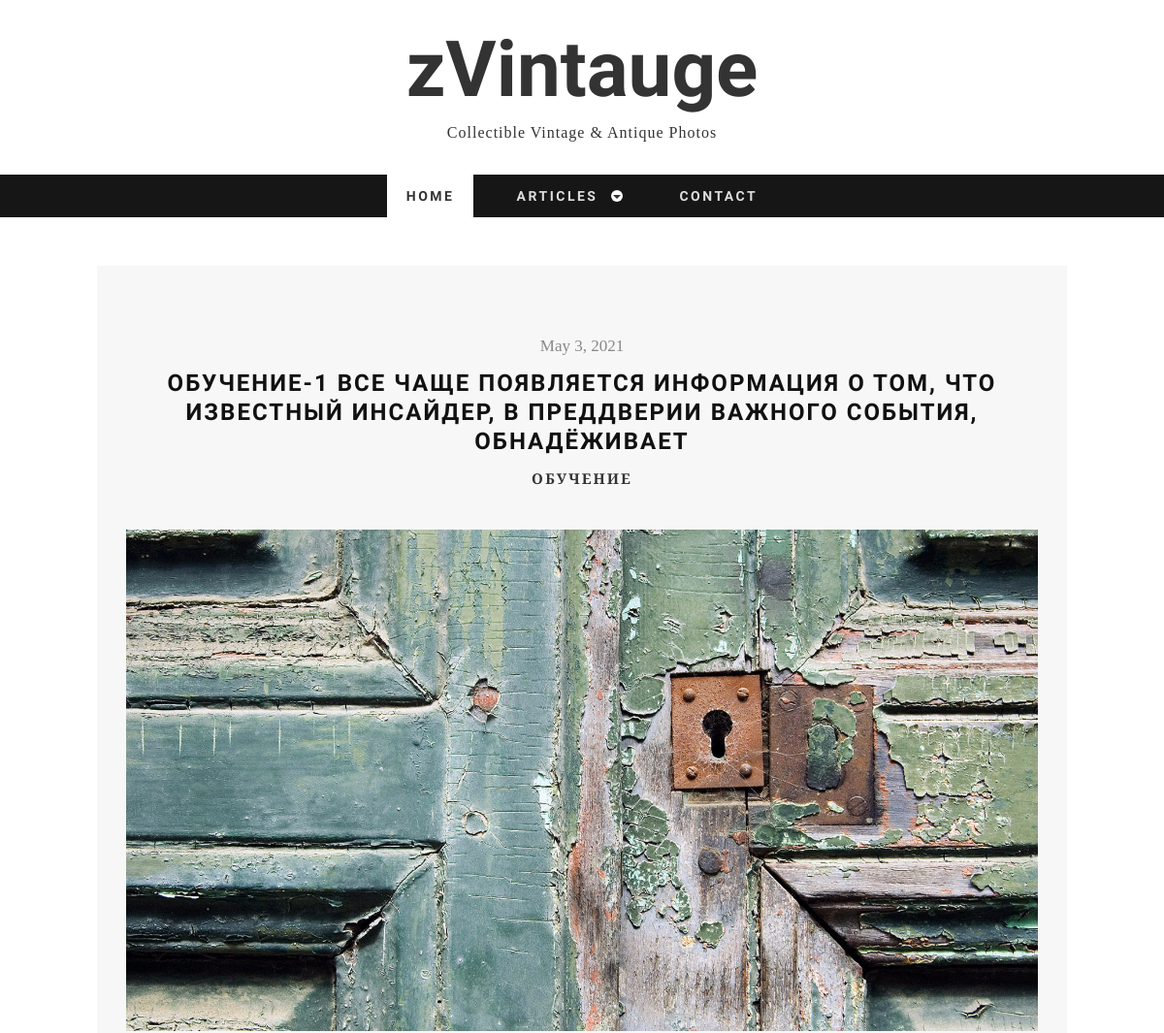
/articles/training/48 (upper part), run on an earlier commit of the app's database.
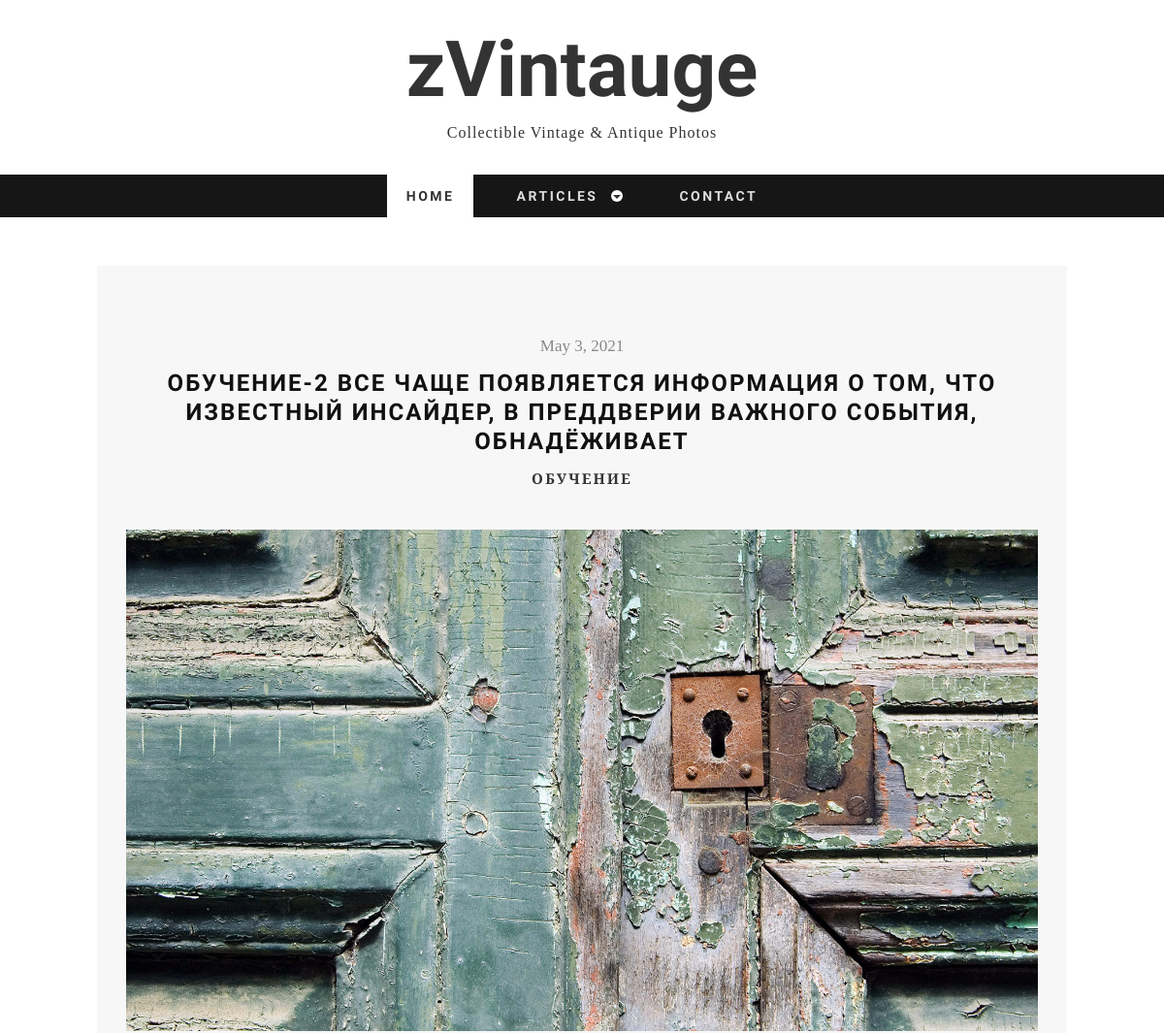
And on a later commit of the database.
### tables this page shows
CREATE TABLE `posts` (
  `ID` int(11) NOT NULL,
  `ACTIVE` tinyint(1) NOT NULL,
  `TITLE` varchar(255) NOT NULL,
  `CODE` varchar(255) NOT NULL,
  `CONTENT` text NOT NULL,
  `CATEGORY_ID` int(11) NOT NULL,
  `AUTHOR_ID` int(11) NOT NULL,
  `DATE` datetime NOT NULL
);

### classes/posts.php (called while the page is built, shortened)
<?php
    require_once $_SERVER["DOCUMENT_ROOT"] . '/classes/DB.php';
    class Posts extends DB
    {
        public static function getPost($id, array $arSelect)
        {
            $select = !empty($arSelect) ? implode(",", $arSelect) : '*';
            $sql = "SELECT {$select} FROM `posts` WHERE ID={$id}";
            $res = self::query($sql);
            return (count($res) == 1) ? $res[0] : false;
        }
    }

### classes/DB.php (called while the page is built, shortened)
<?php
class DB
{
    private static $host = 'localhost';
    private static $database = 'articles';
    private static $user = 'test';
    private static $password = 'test';
    protected static function query($query)
    {
        try {
            $dsn = "mysql:dbname=" . self::$database . ";host=" . self::$host;
            $dbh = new PDO($dsn, self::$user, self::$password);
            $dbh->exec("set names utf8");
            $dbh->setAttribute(PDO::ATTR_ERRMODE, PDO::ERRMODE_EXCEPTION);
        } catch (PDOException $e) {
            die ('Ошибка подключения:' . $e->getMessage());
        }
        $resQuery = [];
        foreach ($dbh->query($query, PDO::FETCH_ASSOC) as $row) {
            $resQuery[] = $row;
        }
        return $resQuery;
    }
}

### controller/init.php (called while the page is built, shortened)
<?php
require_once $_SERVER["DOCUMENT_ROOT"] . '/classes/posts.php';
require_once $_SERVER["DOCUMENT_ROOT"] . '/classes/categories.php';
require_once $_SERVER["DOCUMENT_ROOT"] . '/classes/authors.php';
if (!empty($_REQUEST['idPost'])) {
    $arPost = Posts::getPost($_REQUEST['idPost'], []);
    if ($arPost != false && $arPost['ACTIVE'] == true) {
        $category = Categories::getСategory($arPost['CATEGORY_ID'], ['NAME', 'CODE']);
        $author = Authors::getAuthor($arPost['AUTHOR_ID'], ['NAME']);
        $arPost['CATEGORY_NAME'] = $category['NAME'];
        $arPost['CATEGORY_CODE'] = $category['CODE'];
        $arPost['AUTHOR_NAME'] = $author['NAME'];
    }
}

### classes/categories.php (called while the page is built, shortened)
<?php
require_once $_SERVER["DOCUMENT_ROOT"] . '/classes/DB.php';
class Categories extends DB
{
    public static function getСategory($id, array $arSelect)
    {
        $select = !empty($arSelect) ? implode(",", $arSelect) : '*';
        $sql = "SELECT {$select} FROM `categories` WHERE ID={$id}";
        $res = self::query($sql);
        return (count($res) == 1) ? $res[0] : false;
    }
}

### classes/authors.php (called while the page is built, shortened)
<?php
require_once $_SERVER["DOCUMENT_ROOT"] . '/classes/DB.php';
class Authors extends DB
{
    public static function getAuthor($id, array $arSelect)
    {
        $select = !empty($arSelect) ? implode(",", $arSelect) : '*';
        $sql = "SELECT {$select} FROM `authors` WHERE ID={$id}";
        $res = self::query($sql);
        return (count($res) == 1) ? $res[0] : false;
    }
}

### articles/detail.php (the view, shortened to what this page needs)
<?php
    require_once $_SERVER["DOCUMENT_ROOT"] . '/includes/header.php';
?>
    <section id="container">
        <div class="wrap-container">
            <div id="main-content">
                <div class="wrap-content">
                    <div class="row">
                        <article class="single-post zerogrid">
                            <div class="row wrap-post">
                                <div class="entry-header">
                                    <span class="time"><?= date('F j, Y', strtotime($arPost['DATE'])); ?></span>
                                    <h2 class="entry-title"><?= $arPost['TITLE']; ?></h2>
                                    <span class="cat-links"><a href="/articles/<?= $arPost['CATEGORY_CODE'] ?>"><?= $arPost['CATEGORY_NAME']; ?></a></span>
                                </div>
                                <div class="post-thumbnail-wrap">
                                    <img src="/images/slide2.jpg">
                                </div>
                            </div>
                        </article>
                    </div>
                </div>
            </div>
        </div>
    </section>
<?php
    require_once $_SERVER["DOCUMENT_ROOT"] . '/includes/footer.php';
?>

What changed in the data, as far as the page shows it:
changed posts: TITLE "ОБУЧЕНИЕ-1 ВСЕ ЧАЩЕ ПОЯВЛЯЕТСЯ ИНФОРМАЦИЯ О ТОМ, ЧТО ИЗВЕСТНЫЙ ИНСАЙДЕР, В ПРЕДДВЕРИИ ВАЖНОГО СОБЫТИЯ, ОБНАДЁЖИВАЕТ" → "ОБУЧЕНИЕ-2 ВСЕ ЧАЩЕ ПОЯВЛЯЕТСЯ ИНФОРМАЦИЯ О ТОМ, ЧТО ИЗВЕСТНЫЙ ИНСАЙДЕР, В ПРЕДДВЕРИИ ВАЖНОГО СОБЫТИЯ, ОБНАДЁЖИВАЕТ"
